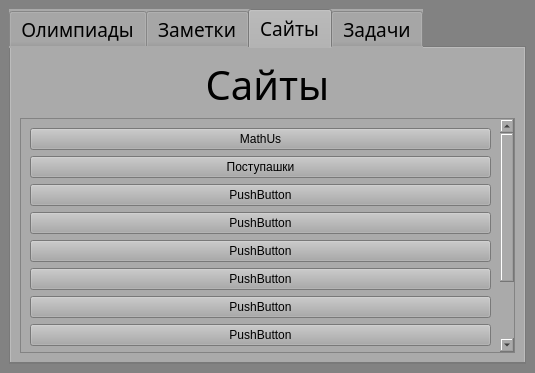
<?xml version="1.0" encoding="UTF-8"?>
<ui version="4.0">
 <class>MainWindow</class>
 <widget class="QMainWindow" name="MainWindow">
  <property name="geometry">
   <rect>
    <x>0</x>
    <y>0</y>
    <width>535</width>
    <height>373</height>
   </rect>
  </property>
  <property name="windowTitle">
   <string>OlymPhysics</string>
  </property>
  <property name="styleSheet">
   <string notr="true">background-color: rgb(130, 130, 130);</string>
  </property>
  <widget class="QWidget" name="centralwidget">
   <layout class="QVBoxLayout" name="verticalLayout">
    <item>
     <widget class="QTabWidget" name="tabWidget">
      <property name="font">
       <font>
        <family>Candara</family>
        <pointsize>14</pointsize>
       </font>
      </property>
      <property name="styleSheet">
       <string notr="true">background-color: rgb(170, 170, 170);</string>
      </property>
      <property name="currentIndex">
       <number>2</number>
      </property>
      <widget class="QWidget" name="tab">
       <attribute name="title">
        <string>Олимпиады</string>
       </attribute>
      </widget>
      <widget class="QWidget" name="tab_2">
       <attribute name="title">
        <string>Заметки</string>
       </attribute>
      </widget>
      <widget class="QWidget" name="tab_4">
       <attribute name="title">
        <string>Сайты</string>
       </attribute>
       <layout class="QVBoxLayout" name="verticalLayout_3">
        <item>
         <layout class="QVBoxLayout" name="verticalLayout_2">
          <item>
           <widget class="QLabel" name="label">
            <property name="font">
             <font>
              <family>Candara</family>
              <pointsize>30</pointsize>
             </font>
            </property>
            <property name="text">
             <string>Сайты</string>
            </property>
            <property name="alignment">
             <set>Qt::AlignCenter</set>
            </property>
           </widget>
          </item>
          <item>
           <widget class="QScrollArea" name="scrollArea">
            <property name="widgetResizable">
             <bool>true</bool>
            </property>
            <widget class="QWidget" name="scrollAreaWidgetContents">
             <property name="geometry">
              <rect>
               <x>0</x>
               <y>0</y>
               <width>472</width>
               <height>331</height>
              </rect>
             </property>
             <layout class="QVBoxLayout" name="verticalLayout_4">
              <item>
               <widget class="QPushButton" name="pushButton">
                <property name="text">
                 <string>MathUs</string>
                </property>
               </widget>
              </item>
              <item>
               <widget class="QPushButton" name="pushButton_11">
                <property name="text">
                 <string>Поступашки</string>
                </property>
               </widget>
              </item>
              <item>
               <widget class="QPushButton" name="pushButton_2">
                <property name="text">
                 <string>PushButton</string>
                </property>
               </widget>
              </item>
              <item>
               <widget class="QPushButton" name="pushButton_10">
                <property name="text">
                 <string>PushButton</string>
                </property>
               </widget>
              </item>
              <item>
               <widget class="QPushButton" name="pushButton_3">
                <property name="text">
                 <string>PushButton</string>
                </property>
               </widget>
              </item>
              <item>
               <widget class="QPushButton" name="pushButton_4">
                <property name="text">
                 <string>PushButton</string>
                </property>
               </widget>
              </item>
              <item>
               <widget class="QPushButton" name="pushButton_9">
                <property name="text">
                 <string>PushButton</string>
                </property>
               </widget>
              </item>
              <item>
               <widget class="QPushButton" name="pushButton_6">
                <property name="text">
                 <string>PushButton</string>
                </property>
               </widget>
              </item>
              <item>
               <widget class="QPushButton" name="pushButton_7">
                <property name="text">
                 <string>PushButton</string>
                </property>
               </widget>
              </item>
              <item>
               <widget class="QPushButton" name="pushButton_8">
                <property name="text">
                 <string>PushButton</string>
                </property>
               </widget>
              </item>
              <item>
               <widget class="QPushButton" name="pushButton_5">
                <property name="text">
                 <string>PushButton</string>
                </property>
               </widget>
              </item>
             </layout>
            </widget>
           </widget>
          </item>
         </layout>
        </item>
       </layout>
      </widget>
      <widget class="QWidget" name="tab_3">
       <attribute name="title">
        <string>Задачи</string>
       </attribute>
      </widget>
     </widget>
    </item>
   </layout>
  </widget>
 </widget>
 <resources/>
 <connections/>
</ui>
